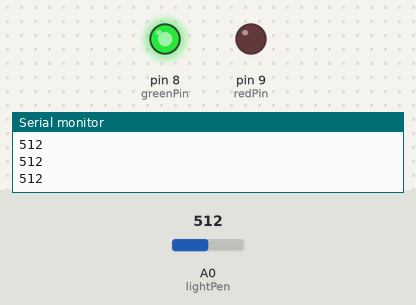
A sketch run on a simulated Arduino Uno, built with avr-gcc and run on an emulated ATmega328P. Shown: output pins drawn as LEDs (lit = HIGH), the last lines printed to the serial monitor. The inputs (shaded band) are chosen by the test bench; at power-on: A0 (lightPen) = 512.

Above: at 1.2 s.
1.3 s: A0 (lightPen) set to 359
2.9 s: A0 (lightPen) set to 338
At 4.2 s:
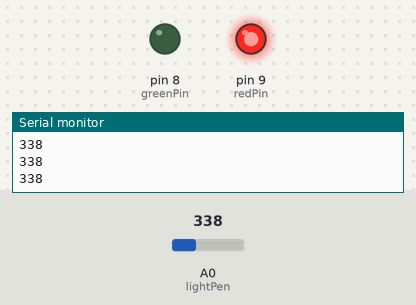
4.7 s: A0 (lightPen) set to 360
At 6.2 s:
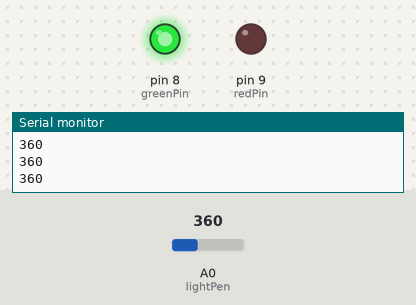
6.5 s: A0 (lightPen) set to 340
At 7.0 s:
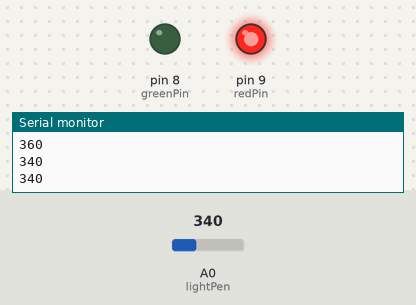
Timing chart, 0 to 9.2 s (numbered marks = the images above; inputs shaded):
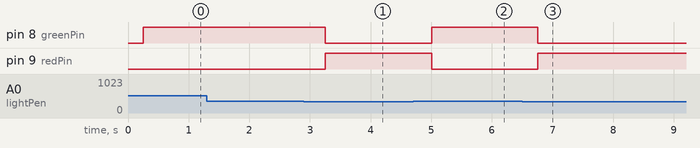

Measured:
- the behaviour switches between 350 and 349 on A0 (lightPen) (found by bisection; images 0 and 1)
- after the input at 2.9 s, pin 8 (greenPin): HIGH → LOW after 0.35 s; pin 9 (redPin): LOW → HIGH after 0.35 s
- after the input at 4.7 s, pin 8 (greenPin): LOW → HIGH after 0.31 s; pin 9 (redPin): HIGH → LOW after 0.31 s
- after the input at 6.5 s, pin 8 (greenPin): HIGH → LOW after 0.26 s; pin 9 (redPin): LOW → HIGH after 0.26 s

The sketch:

photoresistor_with_leds.ino
```cpp
int lightPen = A0;
int lightValue;
int delayTime = 250;
int greenPin = 8;
int redPin = 9;

void setup() {
  Serial.begin(9600);
  pinMode(lightPen, INPUT);
  pinMode(greenPin, OUTPUT);
  pinMode(redPin, OUTPUT);
}

void loop() {
  lightValue = analogRead(lightPen);
  Serial.println(lightValue);
  delay(delayTime);
  if (lightValue > 350) {
    digitalWrite(greenPin, HIGH);
    digitalWrite(redPin, LOW);
  }
  if (lightValue < 350) {
    digitalWrite(greenPin, LOW);
    digitalWrite(redPin, HIGH);
  }
}
```
